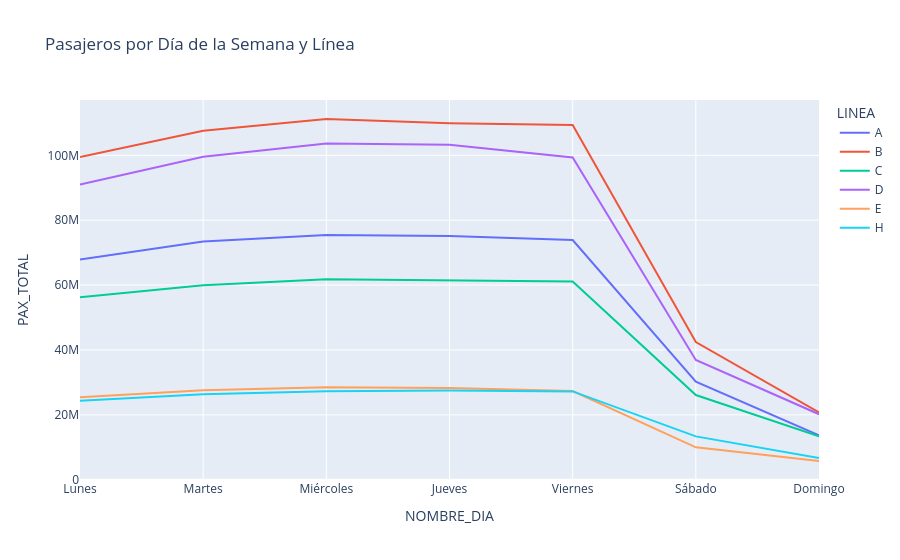

The notebook cell this image was saved under:
### Markdown cell above
# Gráficos de Línea

### Code cell
fig = px.line(df_grpd_dia, x='NOMBRE_DIA', y='PAX_TOTAL', color='LINEA', category_orders={'NOMBRE_DIA': orden_dias}, title='Pasajeros por Día de la Semana y Línea')
fig.show()

### Figure 1 — Plotly figure (JSON) as saved in the notebook; plotly's stock layout.template omitted (floating-point values rounded to 4 significant figures)
{"data": [{"hovertemplate": "LINEA=A<br>NOMBRE_DIA=%{x}<br>PAX_TOTAL=%{y}<extra></extra>", "legendgroup": "A", "line": {"color": "#636efa", "dash": "solid"}, "marker": {"symbol": "circle"}, "mode": "lines", "name": "A", "orientation": "v", "showlegend": true, "type": "scatter", "x": ["Lunes", "Martes", "Miércoles", "Jueves", "Viernes", "Sábado", "Domingo"], "xaxis": "x", "y": [67890245, 73406826, 75431427, 75088508, 73899279, 30251943, 13653228], "yaxis": "y"}, {"hovertemplate": "LINEA=B<br>NOMBRE_DIA=%{x}<br>PAX_TOTAL=%{y}<extra></extra>", "legendgroup": "B", "line": {"color": "#EF553B", "dash": "solid"}, "marker": {"symbol": "circle"}, "mode": "lines", "name": "B", "orientation": "v", "showlegend": true, "type": "scatter", "x": ["Lunes", "Martes", "Miércoles", "Jueves", "Viernes", "Sábado", "Domingo"], "xaxis": "x", "y": [99474873, 107551458, 111190859, 109883092, 109353737, 42434000, 20745668], "yaxis": "y"}, {"hovertemplate": "LINEA=C<br>NOMBRE_DIA=%{x}<br>PAX_TOTAL=%{y}<extra></extra>", "legendgroup": "C", "line": {"color": "#00cc96", "dash": "solid"}, "marker": {"symbol": "circle"}, "mode": "lines", "name": "C", "orientation": "v", "showlegend": true, "type": "scatter", "x": ["Lunes", "Martes", "Miércoles", "Jueves", "Viernes", "Sábado", "Domingo"], "xaxis": "x", "y": [56241024, 59908813, 61831092, 61405834, 61075680, 26101445, 13418290], "yaxis": "y"}, {"hovertemplate": "LINEA=D<br>NOMBRE_DIA=%{x}<br>PAX_TOTAL=%{y}<extra></extra>", "legendgroup": "D", "line": {"color": "#ab63fa", "dash": "solid"}, "marker": {"symbol": "circle"}, "mode": "lines", "name": "D", "orientation": "v", "showlegend": true, "type": "scatter", "x": ["Lunes", "Martes", "Miércoles", "Jueves", "Viernes", "Sábado", "Domingo"], "xaxis": "x", "y": [90978607, 99558149, 103622903, 103233088, 99322335, 36934775, 20194930], "yaxis": "y"}, {"hovertemplate": "LINEA=E<br>NOMBRE_DIA=%{x}<br>PAX_TOTAL=%{y}<extra></extra>", "legendgroup": "E", "line": {"color": "#FFA15A", "dash": "solid"}, "marker": {"symbol": "circle"}, "mode": "lines", "name": "E", "orientation": "v", "showlegend": true, "type": "scatter", "x": ["Lunes", "Martes", "Miércoles", "Jueves", "Viernes", "Sábado", "Domingo"], "xaxis": "x", "y": [25395766, 27573657, 28509827, 28311733, 27349185, 9980548, 5772419], "yaxis": "y"}, {"hovertemplate": "LINEA=H<br>NOMBRE_DIA=%{x}<br>PAX_TOTAL=%{y}<extra></extra>", "legendgroup": "H", "line": {"color": "#19d3f3", "dash": "solid"}, "marker": {"symbol": "circle"}, "mode": "lines", "name": "H", "orientation": "v", "showlegend": true, "type": "scatter", "x": ["Lunes", "Martes", "Miércoles", "Jueves", "Viernes", "Sábado", "Domingo"], "xaxis": "x", "y": [24356644, 26320333, 27260941, 27524130, 27215863, 13354849, 6705059], "yaxis": "y"}], "layout": {"legend": {"title": {"text": "LINEA"}, "tracegroupgap": 0}, "title": {"text": "Pasajeros por Día de la Semana y Línea"}, "xaxis": {"anchor": "y", "categoryarray": ["Lunes", "Martes", "Miércoles", "Jueves", "Viernes", "Sábado", "Domingo"], "categoryorder": "array", "domain": [0, 1], "title": {"text": "NOMBRE_DIA"}}, "yaxis": {"anchor": "x", "domain": [0, 1], "title": {"text": "PAX_TOTAL"}}}}
